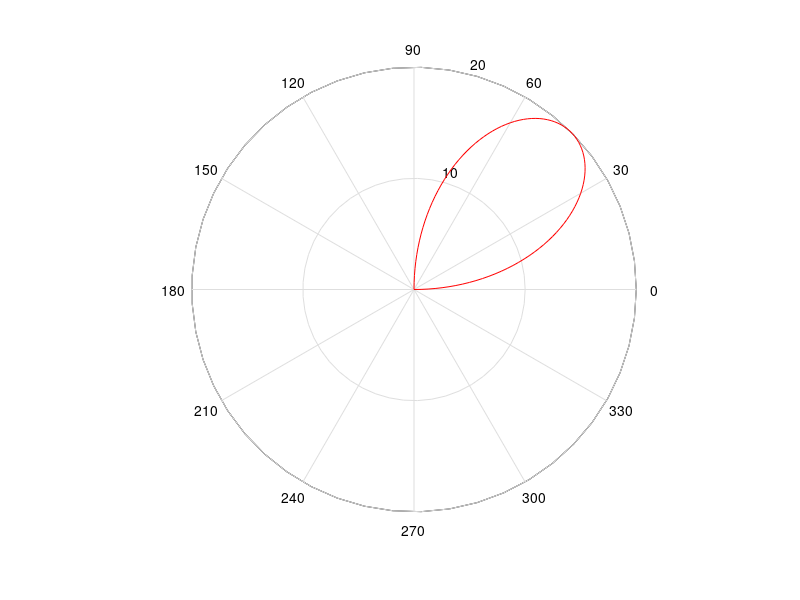

Source code (MATLAB):
a=20;
b=2;
theta1=linspace(0,0.5*pi,100);
theta2=linspace(pi,2*pi,100);
r1=a*sin(b*theta1);
r2=a*(1+cos(b*theta2));
polar(theta1,r1,'r');hold on
% polar(theta2,r2,'b.')


